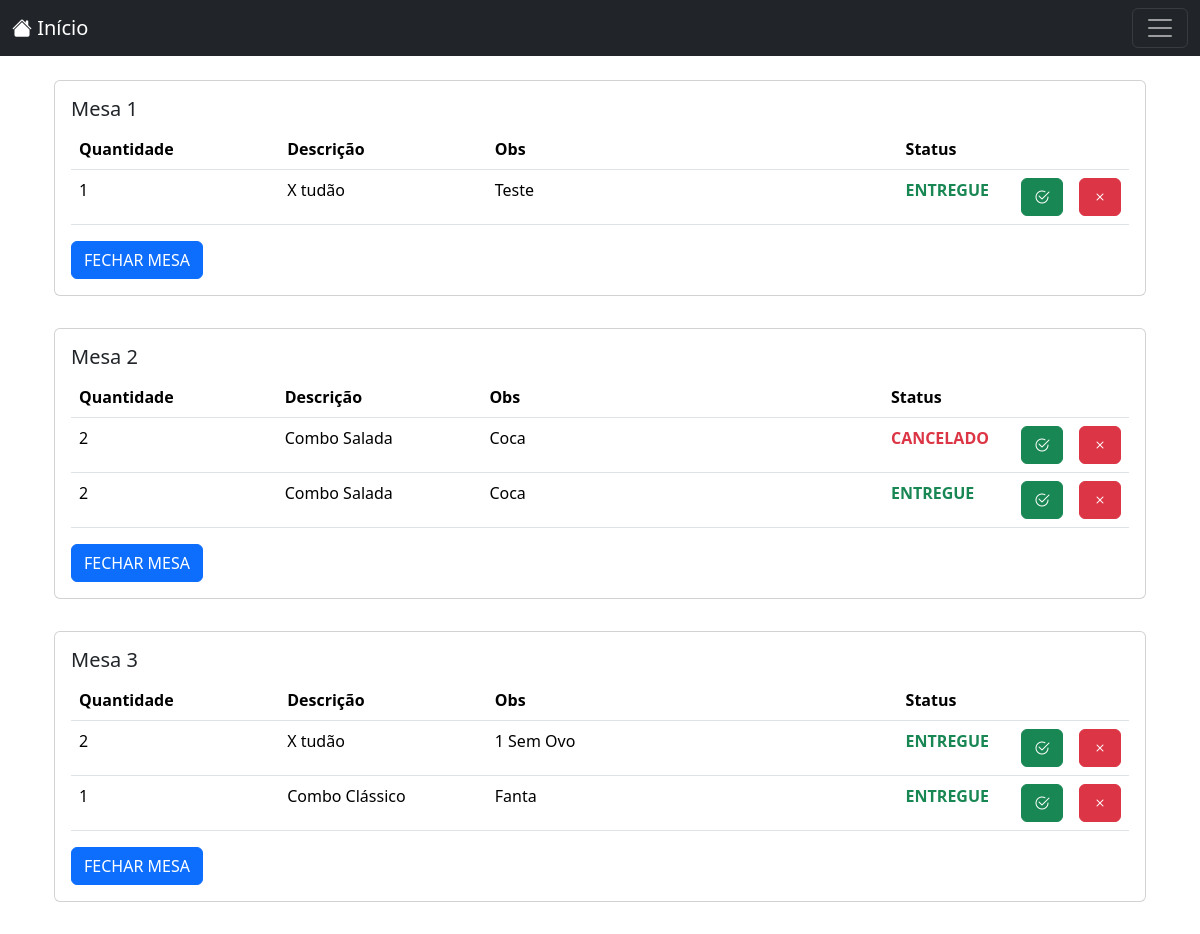
Page /admin/mesas.php (signed in) on the committed database.
### tables this page shows
CREATE TABLE `pedidosvendas` (
  `id` int(11) NOT NULL,
  `item_id` int(11) NOT NULL,
  `name` text NOT NULL,
  `price` double NOT NULL,
  `quantity` int(11) NOT NULL,
  `cliente_nome` varchar(200) NOT NULL,
  `observacao` text NOT NULL,
  `order_date` date NOT NULL DEFAULT current_timestamp(),
  `order_id` int(11) NOT NULL,
  `num_mesa` int(11) NOT NULL,
  `status` int(11) NOT NULL
);

### admin/mesas.php (the view, shortened to what this page needs)
<?php
$database = new Database();
$db = $database->getConexao();
include('../inc/header.php');
include('./inc/nav.php');
?>
<div class="container mt-4">
            <div class="container">
                <div class="row">
                    <?php
                    $sqlMesa = "SELECT num_mesa AS total_mesas_ativas FROM pedidosvendas WHERE status <> '2' group by num_mesa";
                    $stmt = $db->prepare($sqlMesa);
                    $stmt->execute();
                    $resultMesa = $stmt->get_result();
                    $mesaPedidos = array();
                    while ($row = $resultMesa->fetch_assoc()) {
                        $sqlPedidos = "SELECT * FROM pedidosvendas WHERE num_mesa = ? and status <> '2'";
                        $stmt = $db->prepare($sqlPedidos);
                        $stmt->bind_param("s", $row['total_mesas_ativas']);
                        $stmt->execute();
                        $resultP = $stmt->get_result();
                        $mesaPedidos[$row['total_mesas_ativas']] = array();
                        while ($rowP = $resultP->fetch_assoc()) {
                            $mesaPedidos[$row['total_mesas_ativas']][] = $rowP;
                        }
                    }
                    foreach ($mesaPedidos as $numMesa => $pedidos) {
                        $cardTitle = "Mesa " . $numMesa;
                        echo '
                                <div class="col-md-12">
                                            <div class="card mb-3" style="border: none;">
                                                <div class="card mb-3" style="width: 100%;">
                                                    <div class="card-body">
                                                        <h5 class="card-title">' . $cardTitle . '</h5>
                                                        <table class="table">
                                                            <thead>
                                                                <tr>
                                                                    <th width="20%">Quantidade</th>
                                                                    <th width="20%">Descrição</th>
                                                                    <th width="40%">Obs</th>
                                                                    <th>Status</th>
                                                                    <th></th>
                                                                    <th></th>
                                                                    <th></th>
                                                                </tr>
                                                            </thead>
                                                            <tbody>';
                                                        foreach ($pedidos as $pedido) {
                                                            if ($pedido['status'] == "0"){
                                                                $textClass = 'text-primary';
                                                                $pedido['status'] = "PREPARANDO";
                                                            } else if ($pedido['status'] == "1"){
                                                                $textClass = 'text-success';
                                                                $pedido['status'] = "ENTREGUE";
                                                            }else if ($pedido['status'] == "3"){
                                                                $textClass = 'text-danger';
                                                                $pedido['status'] = "CANCELADO";
                                                            }
                                                            echo '<tr>
                                                                <td>' . $pedido['quantity'] . '</td>
                                                                <td>' . $pedido['name'] . '</td>
                                                                <td>' . $pedido['observacao'] . '</td>
                                                                <td class = '.$textClass.'><b>' . $pedido['status'] . '</b></td>
                                                                <td></td>
                                                                <td> <a href="#" class="btn btn-success update-status" data-pedido-id="' . $pedido['id'] . '"><i class="bi bi-check2-circle"></i></a></td>
                                                                <td> <a href="#" class="btn btn-danger cancel-status" data-pedido-id="' . $pedido['id'] . '"><i class="bi bi-x"></i></a></td>
                                                            </tr>';
                                                        }
                                                        echo '</tbody>
                                        </table>
                                        <a href="#" class="btn btn-primary close-table" data-mesa-id="' . $numMesa . '">FECHAR MESA</a>
                                        </div>
                                    </div>
                            </div>';
                    }
                    ?>
                </div>
            </div>
        </div>
</body>
</html>

### rows in the picture
pedidosvendas: quantity "1", name "X tudão", observacao "Teste", status "ENTREGUE"
pedidosvendas: quantity "2", name "Combo Salada", observacao "Coca", status "CANCELADO"
pedidosvendas: quantity "2", name "Combo Salada", observacao "Coca", status "ENTREGUE"
pedidosvendas: quantity "2", name "X tudão", observacao "1 Sem Ovo", status "ENTREGUE"
pedidosvendas: quantity "1", name "Combo Clássico", observacao "Fanta", status "ENTREGUE"

### other values in the picture
$cardTitle "Mesa 1"
$cardTitle "Mesa 2"
$cardTitle "Mesa 3"
